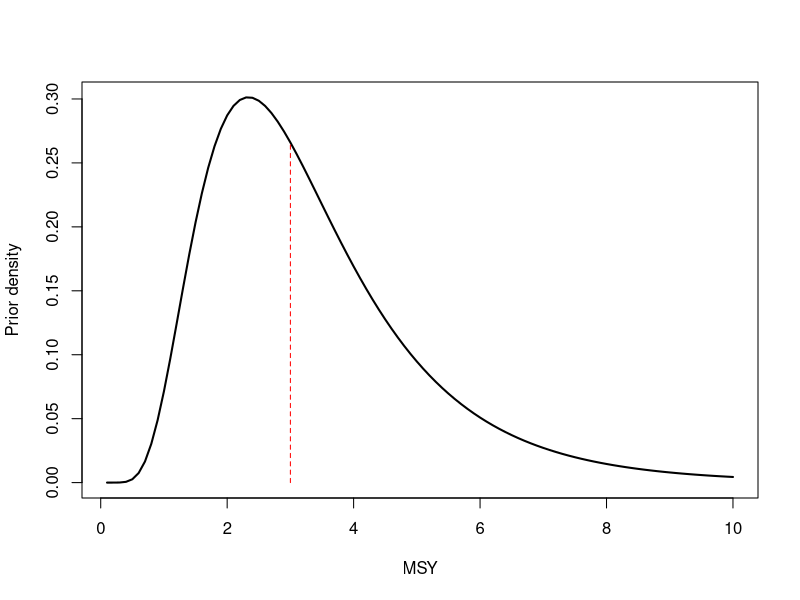
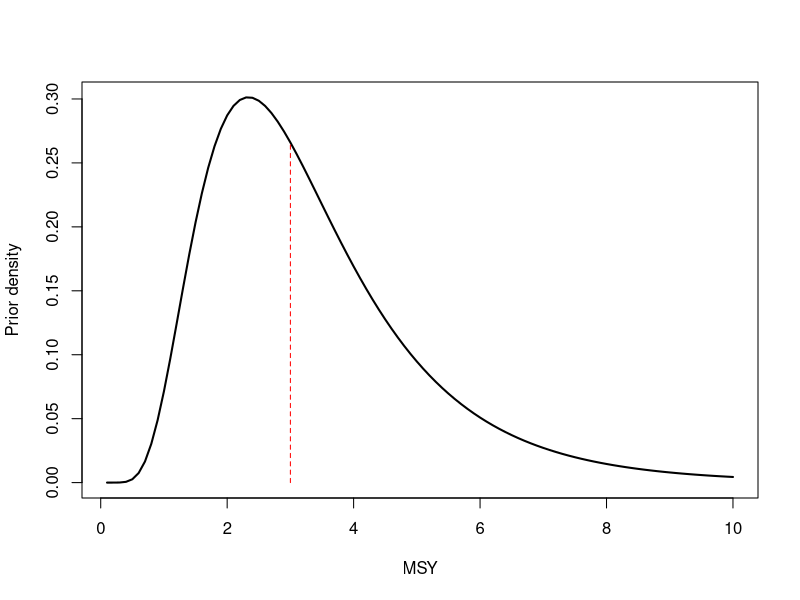

Reproduce these figures in R, in order.
# plotting prior distribution for MSY and Fmsy

msy <- seq(0.1,10,length=100)

muMSY <- 3
sdMSY <- 0.5
dist <- dlnorm(msy,meanlog=log(muMSY),sdlog=sdMSY)
plot(msy,dist, type="l",lwd=2, ylab="Prior density",xlab="MSY")
dmuMSY <- dlnorm(muMSY,meanlog=log(muMSY),sdlog=sdMSY)
lines(c(muMSY,muMSY), c(0,dmuMSY), col="red", lty="dashed")

fmsy <- seq(0.01,0.5,length=100)

muMSY <- 3
sdMSY <- 0.5
dist <- dlnorm(msy,meanlog=log(muMSY),sdlog=sdMSY)
plot(msy,dist, type="l",lwd=2, ylab="Prior density",xlab="MSY")
dmuMSY <- dlnorm(muMSY,meanlog=log(muMSY),sdlog=sdMSY)
lines(c(muMSY,muMSY), c(0,dmuMSY), col="red", lty="dashed")
